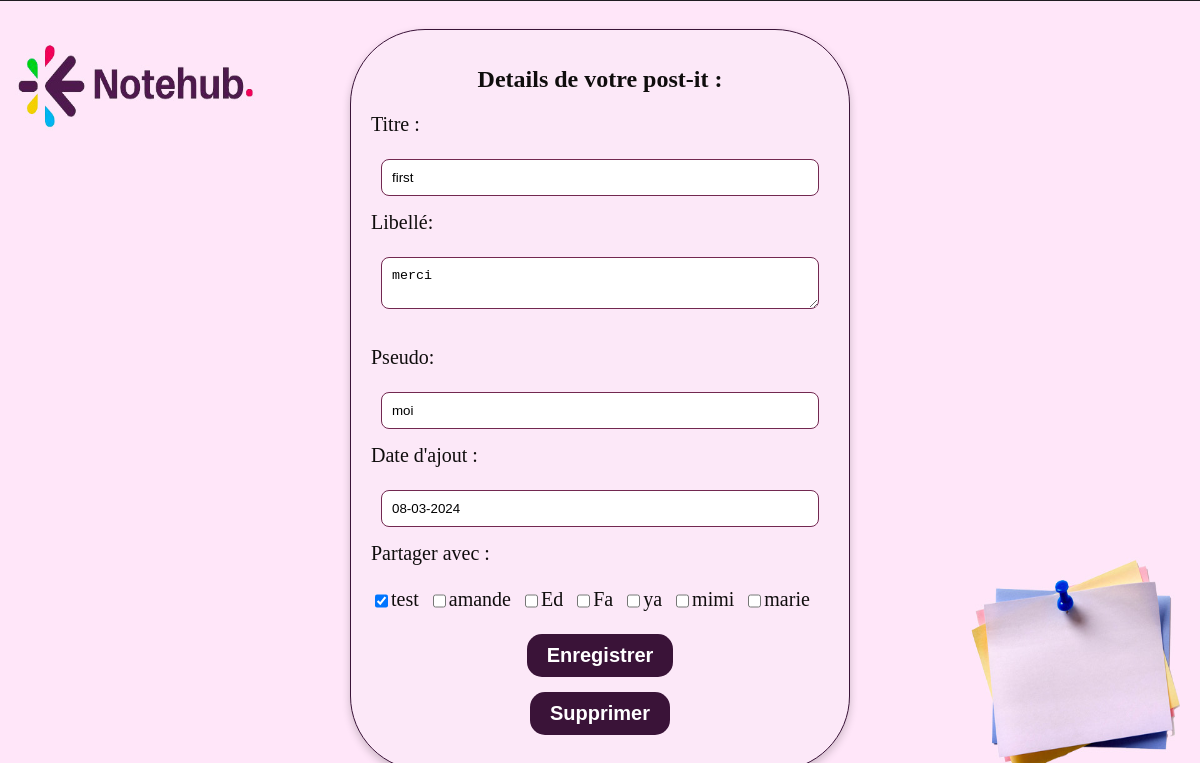
Screenshot of /controleur/PostitDetailController.php?id=76 with the database file from the repository.
### tables this page shows
CREATE TABLE POSTIT (
    IDPOSTIT INTEGER PRIMARY KEY AUTOINCREMENT,
    DATEDECREATION TEXT NOT NULL,
    TITRE TEXT NOT NULL,
    PSEUDO TEXT NOT NULL,
    LIBELLE TEXT NOT NULL,
    IDUSER INTEGER,
    FOREIGN KEY (IDUSER) REFERENCES USER(IDUSER)
);

CREATE TABLE USER (
    IDUSER INTEGER PRIMARY KEY AUTOINCREMENT,
    PSEUDO TEXT NOT NULL,
    NOM TEXT NOT NULL,
    PRENOM TEXT NOT NULL,
    DATEDENAISSANCE TEXT NOT NULL,
    MAIL TEXT NOT NULL,
    MDP TEXT NOT NULL
);

### modele/PostitModel.php (called while the page is built, shortened)
<?php
class PostitModel {
    private $db;
    public function __construct() {
        $this->db = new PDO('sqlite:C:\xampp\htdocs\ProjetTER\src\bdd\scrip.sqlite');
    }
    public function getPostitsById($postitId) {
        $sql = "SELECT p.* FROM POSTIT p
                WHERE p.IDPOSTIT = :postitId ";
        $stmt = $this->db->prepare($sql);
        $stmt->bindParam(':postitId', $postitId, PDO::PARAM_INT);
        $stmt->execute();
        return $stmt->fetch(PDO::FETCH_ASSOC);
    }
    public function getSharedUserById($postitid) {
        $sql = "SELECT u.* FROM USER u
                INNER JOIN Partage pa ON u.IDUSER = pa.IDUSER
                WHERE pa.IDPOSTIT = :idPostit";
        $stmt = $this->db->prepare($sql);
        $stmt->bindParam(':idPostit', $postitid);
        $stmt->execute();
        return $stmt->fetchAll(PDO::FETCH_ASSOC);
    }
    public function getUserNotSharedUser($postitid) {
        $sql = "SELECT * FROM USER u
                WHERE u.IDUSER not in(select pa.IDUSER from partage pa where pa.IDPOSTIT = :idPostit )";
        $stmt = $this->db->prepare($sql);
        $stmt->bindParam(':idPostit', $postitid);
        $stmt->execute();
        return $stmt->fetchAll(PDO::FETCH_ASSOC);
    }
}
?>

### vue/PostitDetailVue.php (the view, shortened to what this page needs)
<!DOCTYPE html>
<html lang="en">
<head>
    <link rel="stylesheet" href="vue/styles/style2.css">
</head>
<body>
    <div class="d1">
        <h1> Details de votre post-it :</h1>
        <div>
        <form action="index.php?page=PostitDetail" method="post" class="formulaire">
    <label for="titre">Titre :</label><br>
    <input value="<?php echo $postitDetails["TITRE"] ?>" type="text" id="titre" name="titre" maxlength="150" required>
    <br>
    <label for="libelle">Libellé:</label><br>
    <textarea id="libelle" name="libelle"><?php echo $postitDetails["LIBELLE"]; ?></textarea>
    <br><br>
    <label for="pseudo">Pseudo:</label><br>
    <input value="<?php echo $postitDetails["PSEUDO"] ?>" type="text" id="pseudo" name="pseudo" maxlength="150" required>
    <br>
    <label for="datedecreation">Date d'ajout :</label><br>
    <input type="text" id="datedecreation" name="datedecreation" value="<?php echo date('d-m-Y'); ?>" readonly>
    <br>
    <label for="users">Partager avec :</label><br>
        <div class="checkbox-container">
        <?php foreach ($sharedUsers as $user): ?>
        <input type="checkbox" checked id="user_<?php echo $user['IDUSER']; ?>" name="users[]" value="<?php echo $user['IDUSER']; ?>">
        <label for="user_<?php echo $user['IDUSER']; ?>"><?php echo $user['PSEUDO']; ?></label><br>
        <?php endforeach; ?>
        <?php foreach ($notSharedUser as $user): ?><?php if ($user['IDUSER'] != $_SESSION['userId']){?>
        <input type="checkbox" id="user_<?php echo $user['IDUSER']; ?>" name="users[]" value="<?php echo $user['IDUSER']; ?>">
        <label for="user_<?php echo $user['IDUSER']; ?>"><?php echo $user['PSEUDO']; ?></label><br>
        <?php } ?>
        <?php endforeach; ?>
        </div>
        <br><input type="submit" value="Enregistrer">
</form>
<form action="controleur/DeletePostitControleur.php" method="post" class="formulaire">
                <input type="submit" value="Supprimer">
            </form>
        </div>
    </div>
</body>
</html>

### vue/styles/style2.css (style rules this page uses)
* { box-sizing: border-box; }
body { display: flex; justify-content: center; align-items: center; height: 100vh; margin: 0; background-size: 100% 100%; background-color: #FCE8F8; background-image: url(../images/fonds.jpg) ; background-repeat: no-repeat; background-position: center; }
.d1 { text-align: center; width: 500px; padding: 20px; border: 1px solid #3a1338; border-radius: 75px; box-shadow: 0 4px 8px rgba(0, 0, 0, 0.2); background-color: #FCE8F8; overflow: auto; }
.d1 h1 { color: #0f0d0d; font-size: 24px; margin-bottom: 20px; }
label { display: block; margin-bottom: 5px; text-align: left; color: #0f0d0d; font-size: 20px; font-family: 'Times New Roman', Times, serif; }
.formulaire { width: 100%; }
input[type="text"], input[type="submit"], textarea { width: calc(100% - 20px); padding: 10px; margin-bottom: 15px; border: 1px solid #722850; border-radius: 8px; }
input[type="submit"] { background-color: #3a1338; color: #fff; cursor: pointer; transition: background-color 0.3s; border: none; padding: 10px 20px; border-radius: 15px; font-weight: bold; font-size: 20px; width: auto; }
.checkbox-container { display: flex; flex-wrap: wrap; }
.checkbox-container input[type="checkbox"] + label { margin-right: 10px; }
.checkbox-container input[type="checkbox"] { margin-bottom: 5px; }

### rows the page displays
postit: titre "first", libelle "merci", pseudo "moi"
user: PSEUDO "test"
user: PSEUDO "amande"
user: PSEUDO "Ed"
user: PSEUDO "Fa"
user: PSEUDO "ya"
user: PSEUDO "mimi"
user: PSEUDO "marie"
